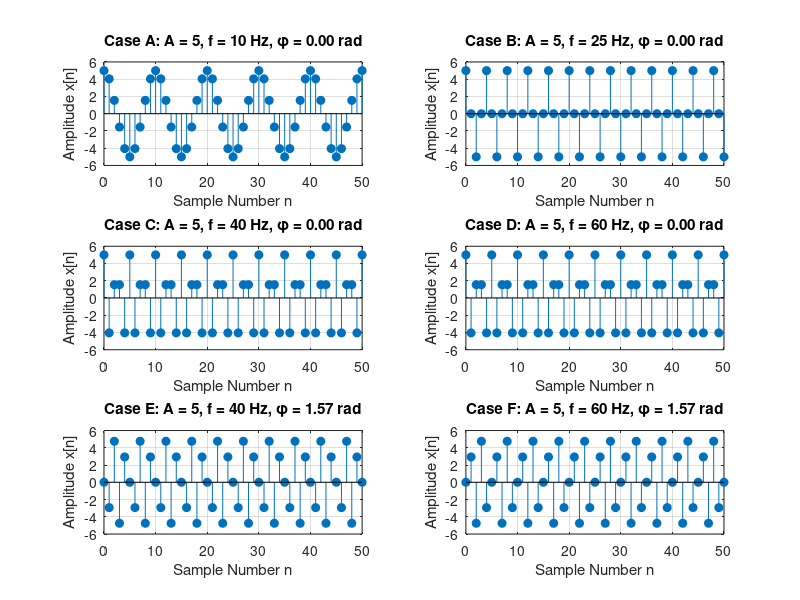
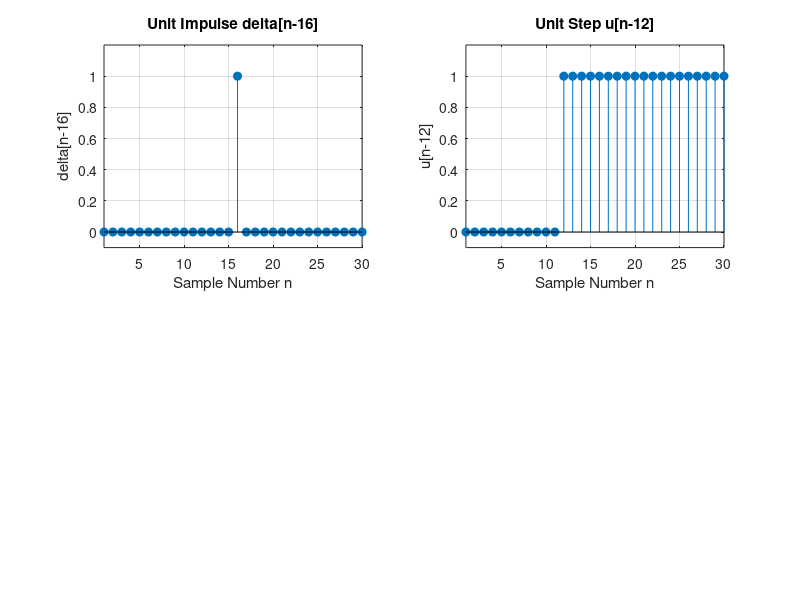
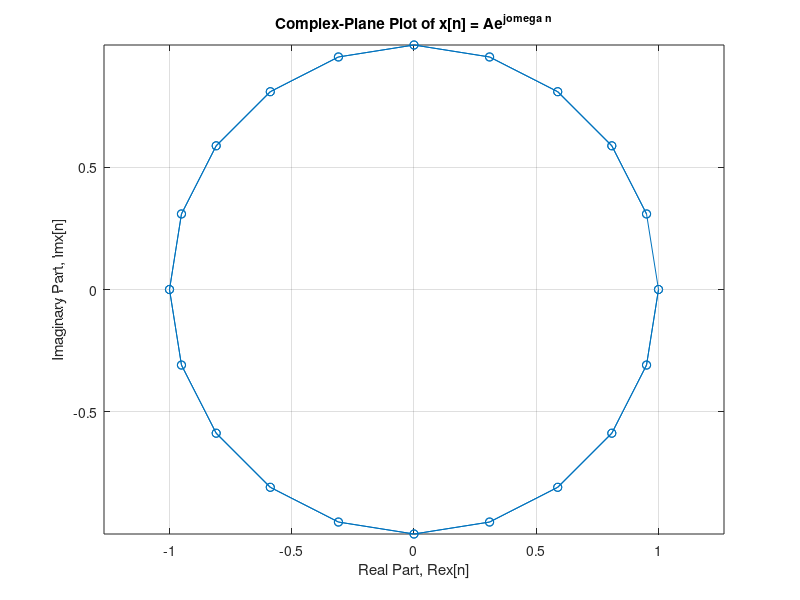
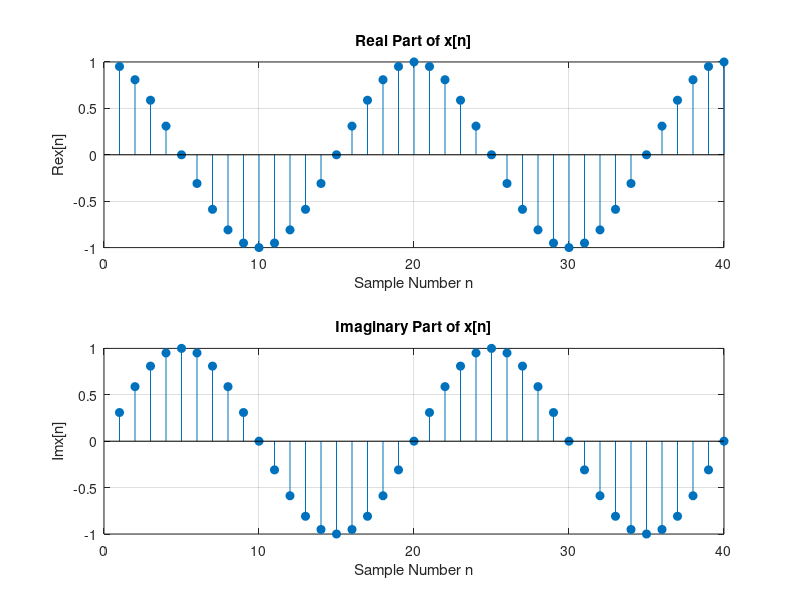

These charts were generated, in order, by the following MATLAB code: (Note: this script raises an error after producing the figures.)
clear;
close all;
clc;


% Exercise 1
% Define the sinusoidal signal using an anonymous function
x = @(t, f, theta, A) A * cos(2*pi*f*t + theta);

Fs = 100;                  % Sampling frequency: 100 Hz
t = 0 : 1/Fs : 0.5;       % Sampling times from 0 to 0.5 seconds
n = 0 : length(t)-1;      % Sample numbers: 0, 1, ..., 50

Matrix = [
    5, 10, 0;
    5, 25, 0;
    5, 40, 0;
    5, 60, 0;
    5, 40, pi/2;
    5, 60, pi/2
];

figure;

for i = 1:size(Matrix, 1)

    % Extract parameters from row i
    A = Matrix(i, 1);
    f = Matrix(i, 2);
    theta = Matrix(i, 3);

    % Generate samples of the sinusoidal signal
    xn = x(t, f, theta, A);

    % Select one position in a 3-by-2 figure
    subplot(3, 2, i);

    % Plot x[n] against sample number n
    stem(n, xn, 'filled');

    % Label the plot
    xlabel('Sample Number n');
    ylabel('Amplitude x[n]');

    title(sprintf('Case %c: A = %.0f, f = %.0f Hz, φ = %.2f rad', ...
        char('A' + i - 1), A, f, theta));
    grid on;
end

%% Exercise 2: Unit impulses and unit steps

clear;
close all;
clc;

% Sample range
n = 1:30;

% Define the unit impulse and unit step functions
delta = @(n) double(n == 0);
unitstep = @(n) double(n >= 0);

% Exercise 2(a)
ydelta = delta(n - 16);        % delta[n - 16]
yunit = unitstep(n - 12);      % u[n - 12]

% Exercise 2(b)
x1 = unitstep(n - 14) - unitstep(n - 15);

% Exercise 2(c)
x2 = unitstep(n - 9) - unitstep(n - 16);

% Create plots
figure;

subplot(2, 2, 1);
stem(n, ydelta, "filled");
xlabel("Sample Number n");
ylabel("\delta[n-16]");
title("Unit Impulse \delta[n-16]");
grid on;
xlim([1 30]);
ylim([-0.1 1.2]);

subplot(2, 2, 2);
stem(n, yunit, "filled");
xlabel("Sample Number n");
ylabel("u[n-12]");
title("Unit Step u[n-12]");
grid on;
xlim([1 30]);
ylim([-0.1 1.2])

%% Exercise 3: Complex signals

% Parameters
A = 1;
omega = pi/10;
n = 1:40;

% Generate the complex-valued signal
x_complex = A * exp(1j * omega * n);

%% Exercise 3(a): Complex-plane plot

figure;

plot(real(x_complex), imag(x_complex), "o-");

xlabel("Real Part, Re\{x[n]\}");
ylabel("Imaginary Part, Im\{x[n]\}");
title("Complex-Plane Plot of x[n] = Ae^{j\omega n}");

grid on;
axis equal;

%% Exercise 3(b): Real and imaginary parts

figure;

subplot(2, 1, 1);
stem(n, real(x_complex), "filled");
xlabel("Sample Number n");
ylabel("Re\{x[n]\}");
title("Real Part of x[n]");
grid on;

subplot(2, 1, 2);
stem(n, imag(x_complex), "filled");
xlabel("Sample Number n");
ylabel("Im\{x[n]\}");
title("Imaginary Part of x[n]");
grid on;

sgtitle("Exercise 3(b): Real and Imaginary Parts");

% Exercise 3(c): Magnitude and phase

magnitude = abs(x_complex);
wrapped_phase = angle(x_complex);
unwrapped_phase = unwrap(wrapped_phase);

figure;

subplot(2, 1, 1);
stem(n, magnitude, "filled");
xlabel("Sample Number n");
ylabel("|x[n]|");
title("Magnitude of x[n]");
grid on;
ylim([0 1.2]);

subplot(2, 1, 2);
stem(n, unwrapped_phase, "filled");
xlabel("Sample Number n");
ylabel("Phase (rad)");
title("Unwrapped Phase of x[n]");
grid on;

sgtitle("Exercise 3(c): Magnitude and Phase");


%% Final Experiment
% Part A: Read the audio file
[MusicY, Musicfs] = audioread('defineit.wav');

% If the audio is stereo, convert it to mono
if size(MusicY, 2) > 1
MusicY = mean(MusicY, 2);
end

% Create the time axis
audioTime = (0:length(MusicY)-1) / Musicfs;

figure;

subplot(2, 1, 1);
plot(audioTime, MusicY);
xlabel("Time (s)");
ylabel("Amplitude");
title("Original Speech Waveform");
grid on;

subplot(2, 1, 2);
histogram(MusicY, 50);
xlabel("Amplitude");
ylabel("Number of Samples");
title("Histogram of Original Speech Signal");
grid on;

% Display audio information

info = audioinfo('defineit.wav');
disp(info);

% Part C: Listen to the original signal

soundsc(MusicY, Musicfs);

% Optional pause so the next audio does not immediately interrupt it
pause(length(MusicY) / Musicfs + 1);


peakAmplitude = max(abs(MusicY));

if peakAmplitude == 0
y_scaled = MusicY;
else
y_scaled = MusicY / peakAmplitude;
end


% Apply rounding quantization
% Part F: 3-bit Level-1 uniform quantizer

numberOfBits = 3;
numLevels = 2^numberOfBits; % 8 levels
deltaQ = 2 / numLevels; % Delta = 0.25

% Level-1 mid-rise uniform quantization
y3bit = deltaQ * (floor(y_scaled / deltaQ) + 0.5);

% Saturate to the outer reconstruction levels
y3bit(y3bit > 0.875) = 0.875;
y3bit(y3bit < -0.875) = -0.875;


e = y_scaled - y3bit;


figure;
subplot(2, 2, 1);
plot(audioTime, y_scaled);
xlabel("Time (s)");
ylabel("Amplitude");
title("Scaled Speech Signal");
grid on;

subplot(2, 2, 2);
histogram(y_scaled, 50);
xlabel("Amplitude");
ylabel("Number of Samples");
title("Histogram of Scaled Speech Signal");
grid on;

subplot(2, 2, 3);
plot(audioTime, y3bit);
xlabel("Time (s)");
ylabel("Quantized Amplitude");
title("3-Bit Quantized Speech Signal");
grid on;

subplot(2, 2, 4);
histogram(y3bit, 50);
xlabel("Quantized Amplitude");
ylabel("Number of Samples");
title("Histogram of 3-Bit Quantized Signal");
grid on;

figure;
subplot(2, 1, 1);
plot(audioTime, e);
xlabel("Time (s)");
ylabel("Error");
title("Quantization Error: e = y_{scaled} - y_{3bit}");
grid on;

subplot(2, 1, 2);
histogram(e, 50);
xlabel("Quantization Error");
ylabel("Number of Samples");
title("Histogram of Quantization Error");
grid on;

soundsc(y3bit, Musicfs);

% Part G: Peak clipping experiment

% Deliberately amplify the scaled signal so that many samples exceed
% the quantizer input range [-1, 1]
clippingGain = 4;
y_pclip = clippingGain * y_scaled;

% Apply the same 3-bit rounding quantizer
y3bit_pclip = deltaQ * round(y_pclip / deltaQ);

% Saturate the quantizer output to the range [-1, 1]
y3bit_pclip(y3bit_pclip > 1) = 1;
y3bit_pclip(y3bit_pclip < -1) = -1;

% Calculate the peak-clipping quantization error
e_pclip = y_pclip - y3bit_pclip;

% Find the samples that exceed the quantizer range
clippedSamples = abs(y_pclip) > 1;
numberOfClippedSamples = sum(clippedSamples);
clippedPercentage = 100 * numberOfClippedSamples / length(y_pclip);

fprintf("Clipping gain: %.1f\n", clippingGain);
fprintf("Number of clipped samples: %d\n", numberOfClippedSamples);
fprintf("Percentage of clipped samples: %.2f%%\n", clippedPercentage);

% Plot the over-scaled and clipped signals

figure;

subplot(2, 2, 1);
plot(audioTime, y_pclip);
hold on;
yline(1, "r--", "Upper Limit");
yline(-1, "r--", "Lower Limit");
hold off;

xlabel("Time (s)");
ylabel("Amplitude");
title("Over-Scaled Speech Signal y_{pclip}");
grid on;

subplot(2, 2, 2);
histogram(y_pclip, 50);
hold on;
xline(1, "r--", "Upper Limit");
xline(-1, "r--", "Lower Limit");
hold off;

xlabel("Amplitude");
ylabel("Number of Samples");
title("Histogram of y_{pclip}");
grid on;

subplot(2, 2, 3);
plot(audioTime, y3bit_pclip);
xlabel("Time (s)");
ylabel("Quantized Amplitude");
title("3-Bit Peak-Clipped Quantized Signal");
grid on;
ylim([-1.2 1.2]);

subplot(2, 2, 4);
histogram(y3bit_pclip, 50);
xlabel("Quantized Amplitude");
ylabel("Number of Samples");
title("Histogram of Peak-Clipped Quantized Signal");
grid on;

sgtitle("Part G: Peak-Clipping Experiment");

% Plot the peak-clipping error

figure;

subplot(2, 1, 1);
plot(audioTime, e_pclip);
xlabel("Time (s)");
ylabel("Error");
title("Peak-Clipping Error");
grid on;

subplot(2, 1, 2);
histogram(e_pclip, 50);
xlabel("Error");
ylabel("Number of Samples");
title("Histogram of Peak-Clipping Error");
grid on;

sgtitle("Part G: Error After Peak Clipping");
% Listen to the peak-clipped quantized signal
soundsc(y3bit_pclip, Musicfs);
